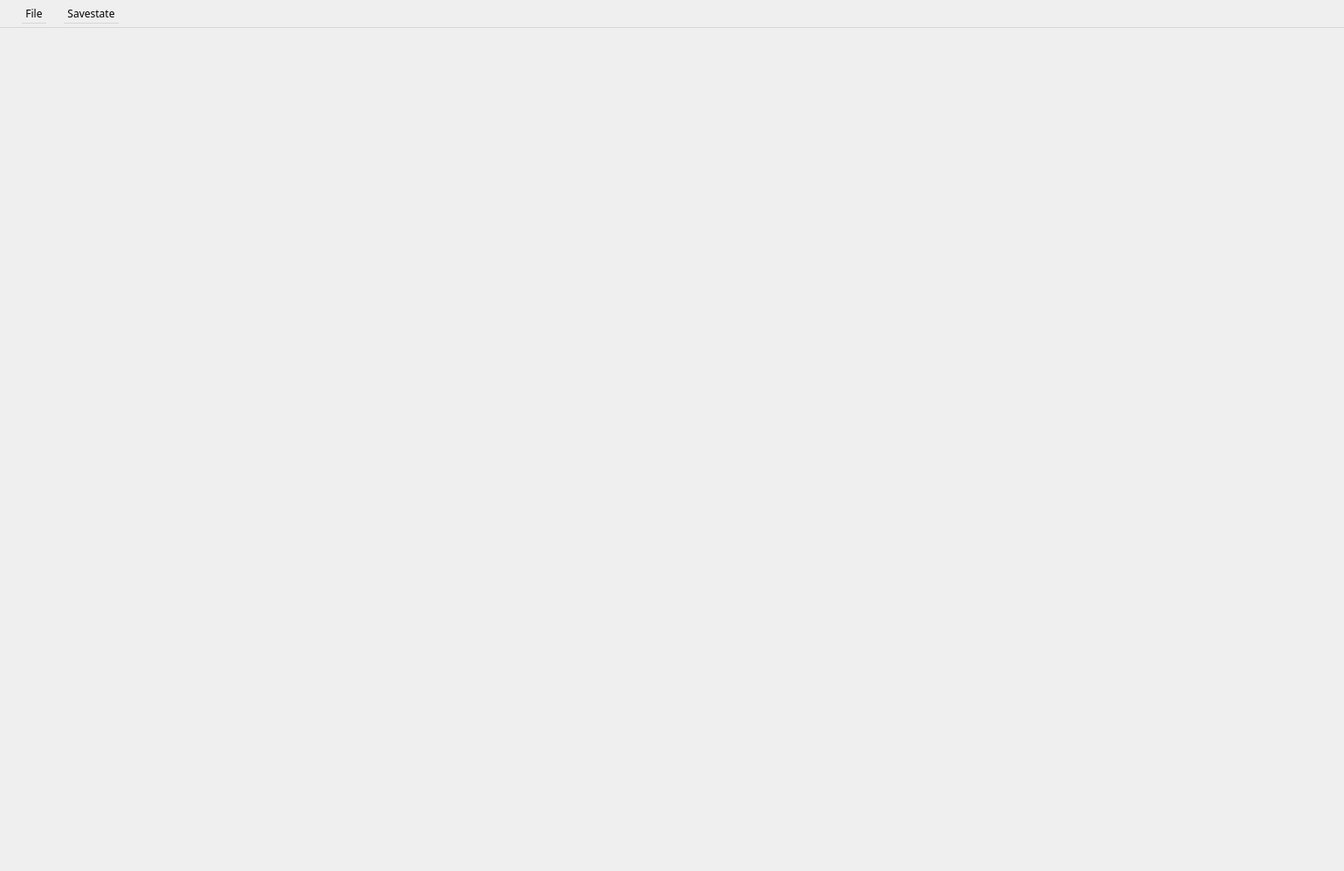
<?xml version="1.0" encoding="UTF-8"?>
<ui version="4.0">
 <class>QtFrotzWindow</class>
 <widget class="QMainWindow" name="QtFrotzWindow">
  <property name="geometry">
   <rect>
    <x>0</x>
    <y>0</y>
    <width>1540</width>
    <height>998</height>
   </rect>
  </property>
  <property name="windowTitle">
   <string>MainWindow</string>
  </property>
  <widget class="QWidget" name="centralwidget">
   <layout class="QVBoxLayout" name="verticalLayout">
    <item>
     <widget class="QtFrotzView" name="frotzView" native="true">
      <property name="sizePolicy">
       <sizepolicy hsizetype="Preferred" vsizetype="Expanding">
        <horstretch>0</horstretch>
        <verstretch>0</verstretch>
       </sizepolicy>
      </property>
      <property name="font">
       <font>
        <family>DejaVu Sans Mono</family>
       </font>
      </property>
     </widget>
    </item>
    <item>
     <widget class="QScreenKeyboard" name="widget_2" native="true">
      <property name="sizePolicy">
       <sizepolicy hsizetype="Preferred" vsizetype="Preferred">
        <horstretch>0</horstretch>
        <verstretch>0</verstretch>
       </sizepolicy>
      </property>
     </widget>
    </item>
   </layout>
  </widget>
  <widget class="QMenuBar" name="menubar">
   <property name="geometry">
    <rect>
     <x>0</x>
     <y>0</y>
     <width>1540</width>
     <height>32</height>
    </rect>
   </property>
   <property name="styleSheet">
    <string notr="true">padding: 5px; spacing: 20px; font-family: u001</string>
   </property>
   <widget class="QMenu" name="menuFile">
    <property name="title">
     <string>File</string>
    </property>
    <addaction name="actionStart"/>
    <addaction name="actionSettings"/>
    <addaction name="actionHelp"/>
    <addaction name="actionExit"/>
   </widget>
   <widget class="QMenu" name="menuSavestate">
    <property name="title">
     <string>Savestate</string>
    </property>
    <widget class="QMenu" name="menuQuicksave">
     <property name="title">
      <string>Quicksave</string>
     </property>
     <addaction name="actionSaveSlot1"/>
     <addaction name="actionSaveSlot2"/>
     <addaction name="actionSaveSlot3"/>
     <addaction name="actionSaveSlot4"/>
     <addaction name="actionSaveSlot5"/>
     <addaction name="actionSaveSlot6"/>
     <addaction name="actionSaveSlot7"/>
     <addaction name="actionSaveSlot8"/>
     <addaction name="actionSaveSlot9"/>
    </widget>
    <widget class="QMenu" name="menuQuickrestore">
     <property name="title">
      <string>Quickrestore</string>
     </property>
     <addaction name="actionRestoreSlot1"/>
     <addaction name="actionRestoreSlot2"/>
     <addaction name="actionRestoreSlot3"/>
     <addaction name="actionRestoreSlot4"/>
     <addaction name="actionRestoreSlot5"/>
     <addaction name="actionRestoreSlot6"/>
     <addaction name="actionRestoreSlot7"/>
     <addaction name="actionRestoreSlot8"/>
     <addaction name="actionRestoreSlot9"/>
    </widget>
    <addaction name="actionSave"/>
    <addaction name="menuQuicksave"/>
    <addaction name="actionRestore"/>
    <addaction name="menuQuickrestore"/>
   </widget>
   <addaction name="menuFile"/>
   <addaction name="menuSavestate"/>
  </widget>
  <action name="actionExit">
   <property name="text">
    <string>Exit</string>
   </property>
  </action>
  <action name="actionStart">
   <property name="text">
    <string>Open</string>
   </property>
  </action>
  <action name="actionSave">
   <property name="enabled">
    <bool>false</bool>
   </property>
   <property name="text">
    <string>Save</string>
   </property>
  </action>
  <action name="actionRestore">
   <property name="enabled">
    <bool>false</bool>
   </property>
   <property name="text">
    <string>Restore</string>
   </property>
  </action>
  <action name="actionSaveSlot1">
   <property name="enabled">
    <bool>false</bool>
   </property>
   <property name="text">
    <string>Slot 1</string>
   </property>
  </action>
  <action name="actionSaveSlot2">
   <property name="enabled">
    <bool>false</bool>
   </property>
   <property name="text">
    <string>Slot 2</string>
   </property>
  </action>
  <action name="actionSaveSlot3">
   <property name="enabled">
    <bool>false</bool>
   </property>
   <property name="text">
    <string>Slot 3</string>
   </property>
  </action>
  <action name="actionSaveSlot4">
   <property name="enabled">
    <bool>false</bool>
   </property>
   <property name="text">
    <string>Slot 4</string>
   </property>
  </action>
  <action name="actionSaveSlot5">
   <property name="enabled">
    <bool>false</bool>
   </property>
   <property name="text">
    <string>Slot 5</string>
   </property>
  </action>
  <action name="actionSaveSlot6">
   <property name="enabled">
    <bool>false</bool>
   </property>
   <property name="text">
    <string>Slot 6</string>
   </property>
  </action>
  <action name="actionSaveSlot7">
   <property name="enabled">
    <bool>false</bool>
   </property>
   <property name="text">
    <string>Slot 7</string>
   </property>
  </action>
  <action name="actionSaveSlot8">
   <property name="enabled">
    <bool>false</bool>
   </property>
   <property name="text">
    <string>Slot 8</string>
   </property>
  </action>
  <action name="actionSaveSlot9">
   <property name="enabled">
    <bool>false</bool>
   </property>
   <property name="text">
    <string>Slot 9</string>
   </property>
  </action>
  <action name="actionRestoreSlot1">
   <property name="enabled">
    <bool>false</bool>
   </property>
   <property name="text">
    <string>Slot 1</string>
   </property>
  </action>
  <action name="actionRestoreSlot2">
   <property name="enabled">
    <bool>false</bool>
   </property>
   <property name="text">
    <string>Slot 2</string>
   </property>
  </action>
  <action name="actionRestoreSlot3">
   <property name="enabled">
    <bool>false</bool>
   </property>
   <property name="text">
    <string>Slot 3</string>
   </property>
  </action>
  <action name="actionRestoreSlot4">
   <property name="enabled">
    <bool>false</bool>
   </property>
   <property name="text">
    <string>Slot 4</string>
   </property>
  </action>
  <action name="actionRestoreSlot5">
   <property name="enabled">
    <bool>false</bool>
   </property>
   <property name="text">
    <string>Slot 5</string>
   </property>
  </action>
  <action name="actionRestoreSlot6">
   <property name="enabled">
    <bool>false</bool>
   </property>
   <property name="text">
    <string>Slot 6</string>
   </property>
  </action>
  <action name="actionRestoreSlot7">
   <property name="enabled">
    <bool>false</bool>
   </property>
   <property name="text">
    <string>Slot 7</string>
   </property>
  </action>
  <action name="actionRestoreSlot8">
   <property name="enabled">
    <bool>false</bool>
   </property>
   <property name="text">
    <string>Slot 8</string>
   </property>
  </action>
  <action name="actionRestoreSlot9">
   <property name="enabled">
    <bool>false</bool>
   </property>
   <property name="text">
    <string>Slot 9</string>
   </property>
  </action>
  <action name="actionHelp">
   <property name="enabled">
    <bool>false</bool>
   </property>
   <property name="text">
    <string>Help</string>
   </property>
  </action>
  <action name="actionSettings">
   <property name="text">
    <string>Settings</string>
   </property>
  </action>
 </widget>
 <customwidgets>
  <customwidget>
   <class>QScreenKeyboard</class>
   <extends>QWidget</extends>
   <header>qscreenkeyboard.h</header>
   <container>1</container>
  </customwidget>
  <customwidget>
   <class>QtFrotzView</class>
   <extends>QWidget</extends>
   <header>qtfrotzview.h</header>
   <container>1</container>
   <slots>
    <signal>gameStart()</signal>
    <signal>gameQuit()</signal>
    <slot>start()</slot>
   </slots>
  </customwidget>
 </customwidgets>
 <resources/>
 <connections>
  <connection>
   <sender>actionStart</sender>
   <signal>triggered()</signal>
   <receiver>frotzView</receiver>
   <slot>start()</slot>
   <hints>
    <hint type="sourcelabel">
     <x>-1</x>
     <y>-1</y>
    </hint>
    <hint type="destinationlabel">
     <x>769</x>
     <y>492</y>
    </hint>
   </hints>
  </connection>
 </connections>
</ui>
